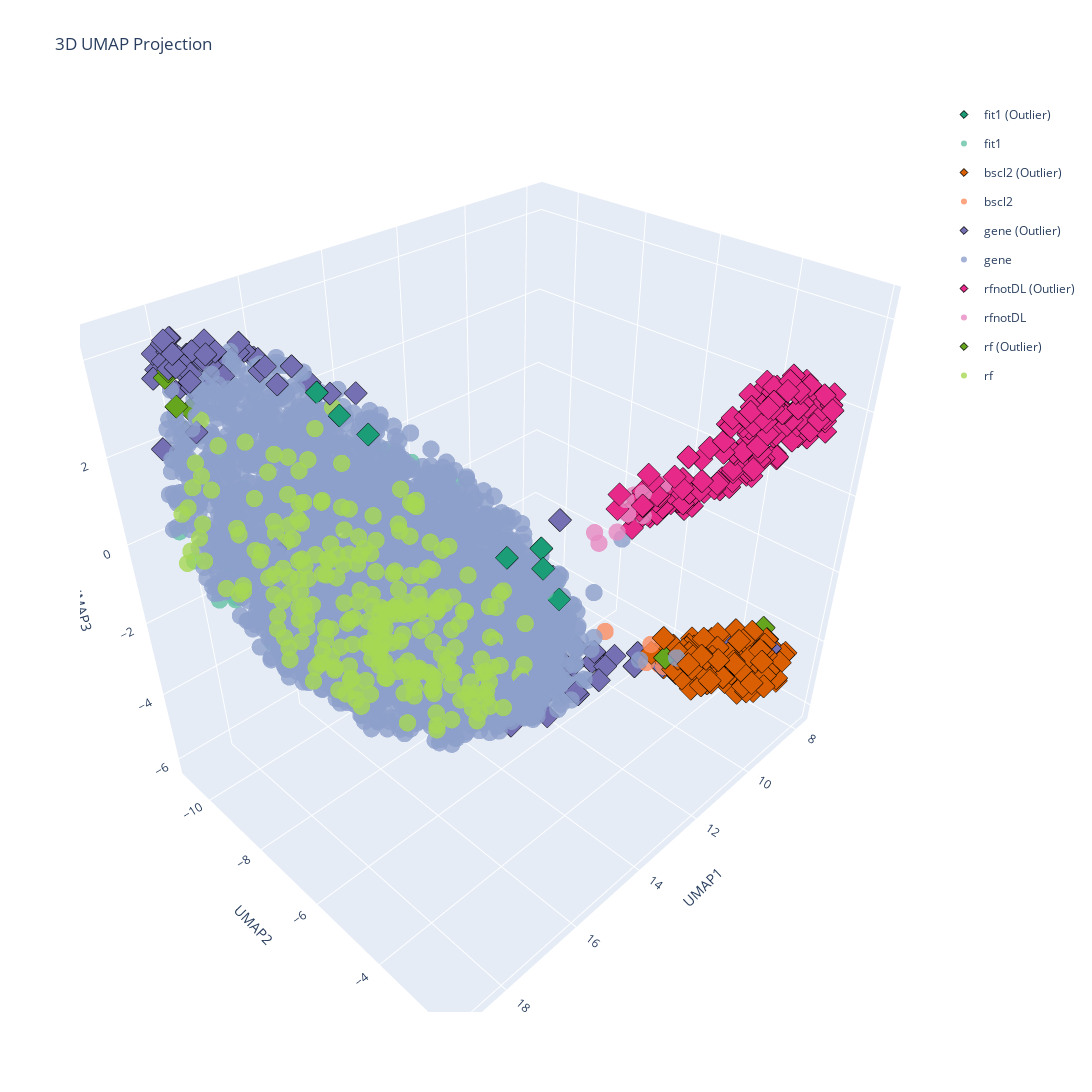

Notebook code for this chart:
### Code cell
# Apply UMAP for dimensionality reduction

from umap import UMAP


def perform_umap(data, n_components=3, random_state=42, n_neighbors=200, min_dist=0.8):
    """Perform UMAP dimensionality reduction on the input data."""
    umap_model = UMAP(
        n_components=n_components,
        random_state=random_state,
        n_neighbors=n_neighbors,
        min_dist=min_dist,
    )
    umap_result = umap_model.fit_transform(data)
    return umap_result


# Perform UMAP and create DataFrame
X_umap = perform_umap(df_data)
umap_df = create_dimension_reduction_df(X_umap, 3, "UMAP", df)

# Plot UMAP results
umap_fig = plot_3d_scatter(
    umap_df,
    "UMAP1",
    "UMAP2",
    "UMAP3",
    title="3D UMAP Projection",
    type_col="type",
    hover_data=HOVER_COLS,
    outlier_col="isolation_forest_outlier",
)

### Figure 1 — Plotly figure (JSON) as saved in the notebook; plotly's stock layout.template omitted (floating-point values rounded to 4 significant figures; data arrays with more than 128 entries replaced by an {"elided": "..."} marker saying what was removed)
{"data": [{"customdata": [["fit1", 3, 1, 3], ["fit1", 5, 1, 3], ["fit1", 7, 1, 3], ["fit1", 9, 1, 4], ["fit1", 15, 1, 4], ["fit1", 11, 1, 6], ["fit1", 3, 1, 9], ["fit1", 5, 1, 9], ["fit1", 7, 1, 9], ["fit1", 9, 1, 9]], "hovertemplate": "<b>type</b>: %{customdata[0]}<br><b>row</b>: %{customdata[1]}<br><b>col</b>: %{customdata[2]}<br><b>set</b>: %{customdata[3]}<br><extra></extra>", "legendgroup": "fit1 (Outlier)", "marker": {"color": "rgb(27,158,119)", "line": {"color": "black", "width": 1}, "opacity": 1, "size": 6, "symbol": "diamond"}, "mode": "markers", "name": "fit1 (Outlier)", "type": "scatter3d", "x": [16.11, 16.45, 16.33, 14.82, 13.36, 14.44, 13.74, 13.6, 14.43, 13.46], "y": [-7.309, -8.291, -7.823, -9.151, -9.232, -9.443, -5.088, -5.281, -5.418, -4.884], "z": [2.736, 3.354, 3.015, -5.246, -5.035, -4.953, -0.3486, -0.02236, 0.09944, -1.155]}, {"customdata": {"elided": "78x4 mixed values"}, "hovertemplate": "<b>type</b>: %{customdata[0]}<br><b>row</b>: %{customdata[1]}<br><b>col</b>: %{customdata[2]}<br><b>set</b>: %{customdata[3]}<br><extra></extra>", "legendgroup": "fit1", "marker": {"color": "rgb(102,194,165)", "line": {"color": "black", "width": 0}, "opacity": 0.8, "size": 6, "symbol": "circle"}, "mode": "markers", "name": "fit1", "type": "scatter3d", "x": [17.69, 17.9, 17.9, 18.23, 16.39, 16.65, 16.67, 16.28, 15.64, 15.63, 14.2, 15.18, 15.13, 16.74, 15.17, 13.51, 15.74, 15.94, 15.52, 14.31, 14.82, 13.44, 14.59, 15.78, 16.33, 15.55, 15.3, 17.24, 17.24, 17.12, 17.25, 17.38, 15.64, 17.56, 14.42, 17.35, 16.94, 16.62, 18.11, 14.71, 13.87, 13.26, 18.2, 18.09, 18.24, 14.57, 17.68, 18.81, 18.65, 17.71, 18.41, 17.42, 18.03, 17.75, 17.18, 17.61, 16.03, 12.56, 13.81, 13.71, 13.94, 13.25, 16.17, 16.56, 16.05, 15.56, 15.82, 15.32, 15.09, 15.97, 16.13, 16.62, 17.61, 15.45, 15.85, 15.32, 15.29, 16.12], "y": [-9.976, -9.924, -10.54, -9.977, -9.653, -9.684, -10.02, -10.16, -8.9, -9.774, -9.177, -9.231, -9.531, -9.348, -9.464, -8.756, -7.072, -7.058, -6.842, -5.487, -6.476, -9.337, -9.684, -10.32, -10.25, -9.471, -10.14, -9.86, -10.55, -10.88, -10.63, -10.59, -9.957, -10.55, -10.19, -10.56, -10.57, -10.76, -10.12, -9.921, -9.962, -9.599, -9.259, -9.01, -10.04, -7.399, -9.571, -9.954, -9.881, -9.525, -9.985, -7.944, -8.381, -9.394, -8.28, -8.704, -7.837, -8.045, -5.27, -5.052, -5.267, -5.189, -10.28, -10.66, -10.45, -10.44, -10.66, -10.41, -10.29, -9.996, -10.45, -10.04, -10.43, -9.958, -10.3, -9.711, -9.732, -10.09], "z": [-0.5833, -1.494, 2.072, -1.346, -3.998, -3.727, -3.372, -3.46, -4.183, -3.538, -2.523, -1.492, -2.585, -3.612, -2.264, -3.747, 2.159, 2.428, 2.101, 0.2602, 1.514, -3.257, -2.294, -3.564, -3.046, -4.681, -3.981, -2.995, 1.486, 0.3622, -1.611, -0.6787, -3.248, 0.7007, -2.893, -1.015, 0.5267, -1.089, -1.05, -3.038, -1.764, -2.885, -0.2329, -0.6005, 0.392, -2.203, -0.04821, 0.6344, -0.09811, -0.8548, 1.075, 1.487, 0.1101, 0.4509, -2.832, -2.609, -1.506, -4.144, -0.2945, -0.9166, -0.4193, -1.051, -3.113, -1.816, -3.564, -3.223, -3.204, -3.776, -3.125, -4.238, -2.691, -2.924, -1.863, -4.498, -3.761, -4.442, -4.647, -3.624]}, {"customdata": {"elided": "171x4 mixed values"}, "hovertemplate": "<b>type</b>: %{customdata[0]}<br><b>row</b>: %{customdata[1]}<br><b>col</b>: %{customdata[2]}<br><b>set</b>: %{customdata[3]}<br><extra></extra>", "legendgroup": "bscl2 (Outlier)", "marker": {"color": "rgb(217,95,2)", "line": {"color": "black", "width": 1}, "opacity": 1, "size": 6, "symbol": "diamond"}, "mode": "markers", "name": "bscl2 (Outlier)", "type": "scatter3d", "x": {"elided": "171 float values"}, "y": {"elided": "171 float values"}, "z": {"elided": "171 float values"}}, {"customdata": [["bscl2", 7, 2, 7], ["bscl2", 5, 23, 11], ["bscl2", 7, 2, 11], ["bscl2", 9, 2, 11], ["bscl2", 15, 23, 11]], "hovertemplate": "<b>type</b>: %{customdata[0]}<br><b>row</b>: %{customdata[1]}<br><b>col</b>: %{customdata[2]}<br><b>set</b>: %{customdata[3]}<br><extra></extra>", "legendgroup": "bscl2", "marker": {"color": "rgb(252,141,98)", "line": {"color": "black", "width": 0}, "opacity": 0.8, "size": 6, "symbol": "circle"}, "mode": "markers", "name": "bscl2", "type": "scatter3d", "x": [11.3, 10.82, 11.11, 10.75, 12.21], "y": [-4.049, -3.973, -4.256, -4.151, -4.635], "z": [-3.126, -4.01, -3.89, -4.103, -2.572]}, {"customdata": {"elided": "100x4 mixed values"}, "hovertemplate": "<b>type</b>: %{customdata[0]}<br><b>row</b>: %{customdata[1]}<br><b>col</b>: %{customdata[2]}<br><b>set</b>: %{customdata[3]}<br><extra></extra>", "legendgroup": "gene (Outlier)", "marker": {"color": "rgb(117,112,179)", "line": {"color": "black", "width": 1}, "opacity": 1, "size": 6, "symbol": "diamond"}, "mode": "markers", "name": "gene (Outlier)", "type": "scatter3d", "x": [8.651, 18.25, 17.96, 17.5, 10.97, 17.68, 11.37, 11.7, 17.71, 17.99, 18.13, 11.78, 11.52, 17.04, 12.02, 11.3, 18.08, 17.89, 18.14, 17.64, 11.57, 11.33, 16.62, 12.42, 17.29, 18.22, 17.65, 11.87, 18.05, 18.32, 18.56, 17.75, 12.32, 18.13, 17.92, 18.32, 10.81, 18.13, 12.58, 11.39, 11.9, 12.43, 17.96, 11.94, 18.09, 17.7, 12.03, 13.41, 15.65, 10.72, 12.43, 11.45, 18.33, 12.25, 17.65, 14.49, 12.63, 9.824, 17.52, 8.975, 18.44, 18.39, 17.68, 18.26, 17.0, 12.83, 18.59, 18.03, 17.44, 16.47, 16.48, 17.58, 12.15, 17.18, 16.36, 15.88, 17.12, 16.06, 17.05, 12.46, 11.65, 17.21, 12.53, 11.59, 17.49, 16.83, 18.32, 18.31, 17.82, 12.02, 12.37, 11.81, 12.03, 17.9, 12.56, 11.72, 11.87, 11.69, 17.97, 18.28], "y": [-2.587, -10.23, -10.54, -10.6, -4.675, -10.32, -6.113, -6.945, -9.895, -10.63, -9.677, -5.238, -5.347, -8.625, -5.651, -6.975, -10.18, -9.461, -10.06, -9.888, -6.763, -6.719, -10.3, -7.454, -10.64, -10.35, -10.06, -6.75, -10.41, -9.387, -10.26, -10.87, -7.48, -10.4, -10.51, -10.57, -4.734, -9.982, -5.714, -4.954, -6.421, -6.57, -10.06, -4.928, -10.15, -9.31, -5.444, -6.282, -8.194, -4.074, -7.0, -7.063, -9.792, -6.406, -10.61, -9.813, -6.632, -3.535, -10.35, -3.485, -9.251, -9.945, -9.495, -10.62, -9.804, -7.503, -10.39, -10.59, -10.22, -10.1, -10.23, -9.76, -7.68, -10.18, -9.138, -9.329, -9.02, -8.442, -8.943, -5.143, -5.398, -10.53, -7.718, -6.357, -8.751, -10.16, -10.24, -10.59, -10.07, -6.453, -6.66, -6.965, -5.849, -10.46, -5.915, -6.836, -6.08, -4.965, -10.26, -9.92], "z": [-3.944, 4.327, 4.182, 3.533, -4.344, 3.695, -4.386, -5.085, 3.895, 3.084, 3.824, -3.763, -4.256, 3.607, -4.276, -4.188, 3.952, 4.194, 3.999, 4.244, -2.549, -3.728, 3.577, -5.581, 3.049, 4.219, 3.795, -5.44, 4.257, 3.838, 3.68, 3.686, -5.486, 4.013, 0.8034, 3.671, -4.075, 3.962, -0.02389, -3.949, -4.484, -5.889, 3.358, -4.326, 3.949, 3.761, -5.03, -5.668, 3.087, -4.126, -5.817, -4.788, 3.982, -5.657, 3.735, -4.656, -5.052, -3.992, 3.861, -3.93, 2.934, 3.922, 4.166, 3.601, 4.023, -6.118, 2.185, 3.798, 3.893, 3.426, 3.411, 3.689, -5.607, 3.458, 3.56, 2.989, 3.764, 3.136, 3.852, -4.499, -4.243, 3.376, -5.267, -5.2, 0.1768, 3.657, 3.949, 3.972, 4.034, -5.435, -5.672, -5.559, -5.248, 3.813, -5.695, -5.182, -4.551, -4.084, 3.624, 4.181]}, {"customdata": {"elided": "3420x4 mixed values"}, "hovertemplate": "<b>type</b>: %{customdata[0]}<br><b>row</b>: %{customdata[1]}<br><b>col</b>: %{customdata[2]}<br><b>set</b>: %{customdata[3]}<br><extra></extra>", "legendgroup": "gene", "marker": {"color": "rgb(141,160,203)", "line": {"color": "black", "width": 0}, "opacity": 0.8, "size": 6, "symbol": "circle"}, "mode": "markers", "name": "gene", "type": "scatter3d", "x": {"elided": "3420 float values"}, "y": {"elided": "3420 float values"}, "z": {"elided": "3420 float values"}}, {"customdata": {"elided": "166x4 mixed values"}, "hovertemplate": "<b>type</b>: %{customdata[0]}<br><b>row</b>: %{customdata[1]}<br><b>col</b>: %{customdata[2]}<br><b>set</b>: %{customdata[3]}<br><extra></extra>", "legendgroup": "rfnotDL (Outlier)", "marker": {"color": "rgb(231,41,138)", "line": {"color": "black", "width": 1}, "opacity": 1, "size": 6, "symbol": "diamond"}, "mode": "markers", "name": "rfnotDL (Outlier)", "type": "scatter3d", "x": {"elided": "166 float values"}, "y": {"elided": "166 float values"}, "z": {"elided": "166 float values"}}, {"customdata": [["rfnotDL", 7, 24, 5], ["rfnotDL", 2, 24, 10], ["rfnotDL", 3, 24, 10], ["rfnotDL", 6, 24, 10], ["rfnotDL", 7, 24, 10], ["rfnotDL", 9, 24, 10], ["rfnotDL", 11, 24, 10], ["rfnotDL", 13, 24, 10], ["rfnotDL", 15, 24, 10], ["rfnotDL", 16, 24, 10]], "hovertemplate": "<b>type</b>: %{customdata[0]}<br><b>row</b>: %{customdata[1]}<br><b>col</b>: %{customdata[2]}<br><b>set</b>: %{customdata[3]}<br><extra></extra>", "legendgroup": "rfnotDL", "marker": {"color": "rgb(231,138,195)", "line": {"color": "black", "width": 0}, "opacity": 0.8, "size": 6, "symbol": "circle"}, "mode": "markers", "name": "rfnotDL", "type": "scatter3d", "x": [10.76, 12.07, 11.16, 11.52, 11.43, 11.5, 11.21, 12.02, 11.59, 11.18], "y": [-4.507, -5.196, -4.666, -4.797, -4.935, -4.889, -4.91, -5.106, -4.982, -4.7], "z": [0.5688, -0.3316, -0.08675, 0.06499, 0.005883, 0.3611, 0.3344, -0.5813, -0.4461, 0.4578]}, {"customdata": [["rf", 12, 1, 1], ["rf", 14, 1, 1], ["rf", 16, 1, 1], ["rf", 16, 1, 2], ["rf", 2, 2, 3], ["rf", 4, 1, 3], ["rf", 4, 2, 3], ["rf", 16, 23, 4], ["rf", 12, 23, 7], ["rf", 16, 23, 7], ["rf", 2, 1, 8], ["rf", 2, 2, 8], ["rf", 2, 1, 11]], "hovertemplate": "<b>type</b>: %{customdata[0]}<br><b>row</b>: %{customdata[1]}<br><b>col</b>: %{customdata[2]}<br><b>set</b>: %{customdata[3]}<br><extra></extra>", "legendgroup": "rf (Outlier)", "marker": {"color": "rgb(102,166,30)", "line": {"color": "black", "width": 1}, "opacity": 1, "size": 6, "symbol": "diamond"}, "mode": "markers", "name": "rf (Outlier)", "type": "scatter3d", "x": [12.9, 11.76, 12.19, 12.2, 17.93, 18.36, 17.64, 11.92, 11.02, 8.325, 18.41, 18.47, 18.02], "y": [-8.257, -7.064, -8.105, -7.391, -10.33, -10.03, -10.43, -8.062, -3.825, -3.01, -10.11, -9.76, -10.5], "z": [-5.697, -5.25, -5.128, -5.5, 2.789, 3.838, 3.673, -5.177, -3.543, -3.762, 3.699, 3.271, 2.276]}, {"customdata": {"elided": "251x4 mixed values"}, "hovertemplate": "<b>type</b>: %{customdata[0]}<br><b>row</b>: %{customdata[1]}<br><b>col</b>: %{customdata[2]}<br><b>set</b>: %{customdata[3]}<br><extra></extra>", "legendgroup": "rf", "marker": {"color": "rgb(166,216,84)", "line": {"color": "black", "width": 0}, "opacity": 0.8, "size": 6, "symbol": "circle"}, "mode": "markers", "name": "rf", "type": "scatter3d", "x": {"elided": "251 float values"}, "y": {"elided": "251 float values"}, "z": {"elided": "251 float values"}}], "layout": {"height": 1200, "scene": {"xaxis": {"title": {"text": "UMAP1"}}, "yaxis": {"title": {"text": "UMAP2"}}, "zaxis": {"title": {"text": "UMAP3"}}}, "showlegend": true, "title": {"text": "3D UMAP Projection"}, "width": 1200}}
